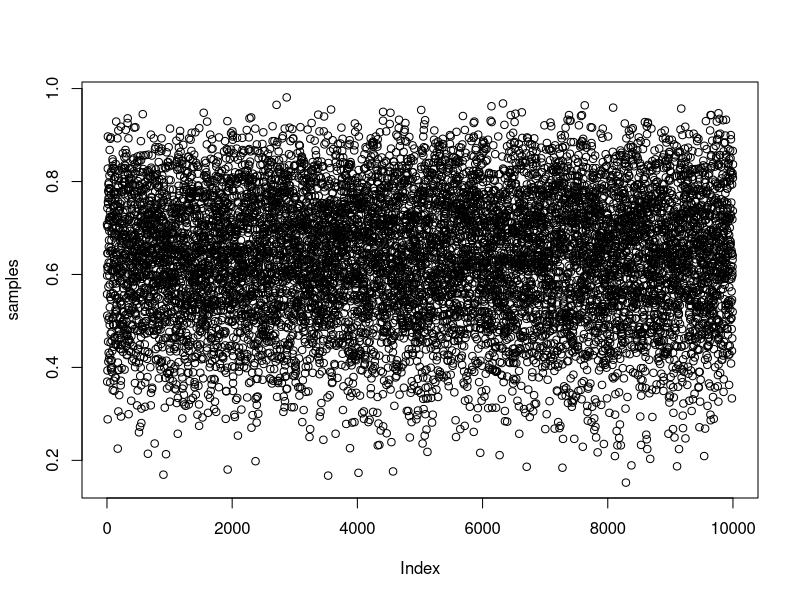

Write R code to recreate this figure. (Note: this script raises an error after producing the figure.)

setwd("~/Desktop/Statistics Book/Statistical_Rethinking/Chapter_3")

rm(list = ls())

# use grid approximation to generate data
p_grid <- seq (from = 0, to = 1, length.out = 1000)

# Assume prior distribution is normal
prob_p <- rep(1,1000)

# Likelihood of each event occuring
prob_data <- dbinom (6, size = 9, prob = p_grid )

# Calculate posterior based on the prob_data and prior data
posterior <- prob_data * prob_p

posterior <- posterior / sum(posterior)

# Generate Samples from posterior distribution

samples <- sample(p_grid, prob = posterior, size = 1e4, replace = TRUE)

plot(samples)
dens(samples)

# add up posterior probability where p <0.5
sum( posterior[p_grid < 0.5])

# add up sample probability where p <0.5
sum ( samples < 0.5) / 1e4